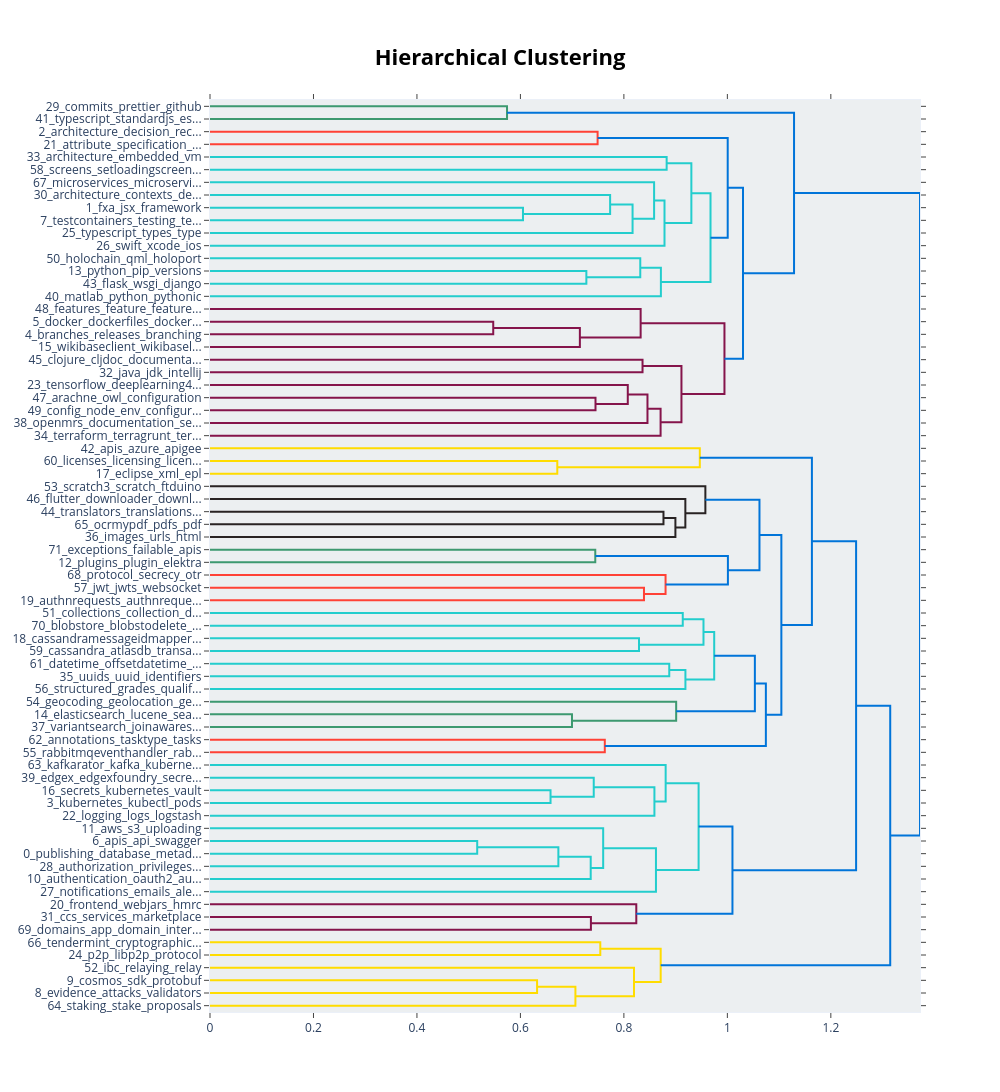

The notebook cell this image was saved under:
### Code cell
topic_model.visualize_hierarchy(custom_labels=False) # Topic hierarchy to check for spurious topics (i.e., irrelevant contents)

### Figure 1 — Plotly figure (JSON) as saved in the notebook; plotly's stock layout.template omitted (floating-point values rounded to 4 significant figures)
{"data": [{"hoverinfo": "text", "marker": {"color": "rgb(61,153,112)"}, "mode": "lines", "type": "scatter", "x": [0.0, 0.5741, 0.5741, 0.0], "xaxis": "x", "y": [-5.0, -5.0, -15.0, -15.0], "yaxis": "y"}, {"hoverinfo": "text", "marker": {"color": "rgb(255,65,54)"}, "mode": "lines", "type": "scatter", "x": [0.0, 0.7492, 0.7492, 0.0], "xaxis": "x", "y": [-25.0, -25.0, -35.0, -35.0], "yaxis": "y"}, {"hoverinfo": "text", "marker": {"color": "rgb(35,205,205)"}, "mode": "lines", "type": "scatter", "x": [0.0, 0.8826, 0.8826, 0.0], "xaxis": "x", "y": [-45.0, -45.0, -55.0, -55.0], "yaxis": "y"}, {"hoverinfo": "text", "marker": {"color": "rgb(35,205,205)"}, "mode": "lines", "type": "scatter", "x": [0.0, 0.605, 0.605, 0.0], "xaxis": "x", "y": [-85.0, -85.0, -95.0, -95.0], "yaxis": "y"}, {"hoverinfo": "text", "marker": {"color": "rgb(35,205,205)"}, "mode": "lines", "type": "scatter", "x": [0.0, 0.7734, 0.7734, 0.605], "xaxis": "x", "y": [-75.0, -75.0, -90.0, -90.0], "yaxis": "y"}, {"hoverinfo": "text", "marker": {"color": "rgb(35,205,205)"}, "mode": "lines", "type": "scatter", "x": [0.7734, 0.8168, 0.8168, 0.0], "xaxis": "x", "y": [-82.5, -82.5, -105.0, -105.0], "yaxis": "y"}, {"hoverinfo": "text", "marker": {"color": "rgb(35,205,205)"}, "mode": "lines", "type": "scatter", "x": [0.0, 0.8584, 0.8584, 0.8168], "xaxis": "x", "y": [-65.0, -65.0, -93.75, -93.75], "yaxis": "y"}, {"hoverinfo": "text", "marker": {"color": "rgb(35,205,205)"}, "mode": "lines", "type": "scatter", "x": [0.8584, 0.8785, 0.8785, 0.0], "xaxis": "x", "y": [-79.38, -79.38, -115.0, -115.0], "yaxis": "y"}, {"hoverinfo": "text", "marker": {"color": "rgb(35,205,205)"}, "mode": "lines", "type": "scatter", "x": [0.8826, 0.9304, 0.9304, 0.8785], "xaxis": "x", "y": [-50.0, -50.0, -97.19, -97.19], "yaxis": "y"}, {"hoverinfo": "text", "marker": {"color": "rgb(35,205,205)"}, "mode": "lines", "type": "scatter", "x": [0.0, 0.7275, 0.7275, 0.0], "xaxis": "x", "y": [-135.0, -135.0, -145.0, -145.0], "yaxis": "y"}, {"hoverinfo": "text", "marker": {"color": "rgb(35,205,205)"}, "mode": "lines", "type": "scatter", "x": [0.0, 0.8316, 0.8316, 0.7275], "xaxis": "x", "y": [-125.0, -125.0, -140.0, -140.0], "yaxis": "y"}, {"hoverinfo": "text", "marker": {"color": "rgb(35,205,205)"}, "mode": "lines", "type": "scatter", "x": [0.8316, 0.8715, 0.8715, 0.0], "xaxis": "x", "y": [-132.5, -132.5, -155.0, -155.0], "yaxis": "y"}, {"hoverinfo": "text", "marker": {"color": "rgb(35,205,205)"}, "mode": "lines", "type": "scatter", "x": [0.9304, 0.9674, 0.9674, 0.8715], "xaxis": "x", "y": [-73.59, -73.59, -143.8, -143.8], "yaxis": "y"}, {"hoverinfo": "text", "marker": {"color": "rgb(0,116,217)"}, "mode": "lines", "type": "scatter", "x": [0.7492, 1.001, 1.001, 0.9674], "xaxis": "x", "y": [-30.0, -30.0, -108.7, -108.7], "yaxis": "y"}, {"hoverinfo": "text", "marker": {"color": "rgb(133,20,75)"}, "mode": "lines", "type": "scatter", "x": [0.0, 0.5475, 0.5475, 0.0], "xaxis": "x", "y": [-175.0, -175.0, -185.0, -185.0], "yaxis": "y"}, {"hoverinfo": "text", "marker": {"color": "rgb(133,20,75)"}, "mode": "lines", "type": "scatter", "x": [0.5475, 0.7149, 0.7149, 0.0], "xaxis": "x", "y": [-180.0, -180.0, -195.0, -195.0], "yaxis": "y"}, {"hoverinfo": "text", "marker": {"color": "rgb(133,20,75)"}, "mode": "lines", "type": "scatter", "x": [0.0, 0.8324, 0.8324, 0.7149], "xaxis": "x", "y": [-165.0, -165.0, -187.5, -187.5], "yaxis": "y"}, {"hoverinfo": "text", "marker": {"color": "rgb(133,20,75)"}, "mode": "lines", "type": "scatter", "x": [0.0, 0.836, 0.836, 0.0], "xaxis": "x", "y": [-205.0, -205.0, -215.0, -215.0], "yaxis": "y"}, {"hoverinfo": "text", "marker": {"color": "rgb(133,20,75)"}, "mode": "lines", "type": "scatter", "x": [0.0, 0.7451, 0.7451, 0.0], "xaxis": "x", "y": [-235.0, -235.0, -245.0, -245.0], "yaxis": "y"}, {"hoverinfo": "text", "marker": {"color": "rgb(133,20,75)"}, "mode": "lines", "type": "scatter", "x": [0.0, 0.8075, 0.8075, 0.7451], "xaxis": "x", "y": [-225.0, -225.0, -240.0, -240.0], "yaxis": "y"}, {"hoverinfo": "text", "marker": {"color": "rgb(133,20,75)"}, "mode": "lines", "type": "scatter", "x": [0.8075, 0.8456, 0.8456, 0.0], "xaxis": "x", "y": [-232.5, -232.5, -255.0, -255.0], "yaxis": "y"}, {"hoverinfo": "text", "marker": {"color": "rgb(133,20,75)"}, "mode": "lines", "type": "scatter", "x": [0.8456, 0.8709, 0.8709, 0.0], "xaxis": "x", "y": [-243.8, -243.8, -265.0, -265.0], "yaxis": "y"}, {"hoverinfo": "text", "marker": {"color": "rgb(133,20,75)"}, "mode": "lines", "type": "scatter", "x": [0.836, 0.9112, 0.9112, 0.8709], "xaxis": "x", "y": [-210.0, -210.0, -254.4, -254.4], "yaxis": "y"}, {"hoverinfo": "text", "marker": {"color": "rgb(133,20,75)"}, "mode": "lines", "type": "scatter", "x": [0.8324, 0.9944, 0.9944, 0.9112], "xaxis": "x", "y": [-176.2, -176.2, -232.2, -232.2], "yaxis": "y"}, {"hoverinfo": "text", "marker": {"color": "rgb(0,116,217)"}, "mode": "lines", "type": "scatter", "x": [1.001, 1.03, 1.03, 0.9944], "xaxis": "x", "y": [-69.34, -69.34, -204.2, -204.2], "yaxis": "y"}, {"hoverinfo": "text", "marker": {"color": "rgb(0,116,217)"}, "mode": "lines", "type": "scatter", "x": [0.5741, 1.129, 1.129, 1.03], "xaxis": "x", "y": [-10.0, -10.0, -136.8, -136.8], "yaxis": "y"}, {"hoverinfo": "text", "marker": {"color": "rgb(255,220,0)"}, "mode": "lines", "type": "scatter", "x": [0.0, 0.6713, 0.6713, 0.0], "xaxis": "x", "y": [-285.0, -285.0, -295.0, -295.0], "yaxis": "y"}, {"hoverinfo": "text", "marker": {"color": "rgb(255,220,0)"}, "mode": "lines", "type": "scatter", "x": [0.0, 0.9467, 0.9467, 0.6713], "xaxis": "x", "y": [-275.0, -275.0, -290.0, -290.0], "yaxis": "y"}, {"hoverinfo": "text", "marker": {"color": "rgb(40,35,35)"}, "mode": "lines", "type": "scatter", "x": [0.0, 0.8765, 0.8765, 0.0], "xaxis": "x", "y": [-325.0, -325.0, -335.0, -335.0], "yaxis": "y"}, {"hoverinfo": "text", "marker": {"color": "rgb(40,35,35)"}, "mode": "lines", "type": "scatter", "x": [0.8765, 0.8996, 0.8996, 0.0], "xaxis": "x", "y": [-330.0, -330.0, -345.0, -345.0], "yaxis": "y"}, {"hoverinfo": "text", "marker": {"color": "rgb(40,35,35)"}, "mode": "lines", "type": "scatter", "x": [0.0, 0.9188, 0.9188, 0.8996], "xaxis": "x", "y": [-315.0, -315.0, -337.5, -337.5], "yaxis": "y"}, {"hoverinfo": "text", "marker": {"color": "rgb(40,35,35)"}, "mode": "lines", "type": "scatter", "x": [0.0, 0.9575, 0.9575, 0.9188], "xaxis": "x", "y": [-305.0, -305.0, -326.2, -326.2], "yaxis": "y"}, {"hoverinfo": "text", "marker": {"color": "rgb(61,153,112)"}, "mode": "lines", "type": "scatter", "x": [0.0, 0.7447, 0.7447, 0.0], "xaxis": "x", "y": [-355.0, -355.0, -365.0, -365.0], "yaxis": "y"}, {"hoverinfo": "text", "marker": {"color": "rgb(255,65,54)"}, "mode": "lines", "type": "scatter", "x": [0.0, 0.8388, 0.8388, 0.0], "xaxis": "x", "y": [-385.0, -385.0, -395.0, -395.0], "yaxis": "y"}, {"hoverinfo": "text", "marker": {"color": "rgb(255,65,54)"}, "mode": "lines", "type": "scatter", "x": [0.0, 0.8805, 0.8805, 0.8388], "xaxis": "x", "y": [-375.0, -375.0, -390.0, -390.0], "yaxis": "y"}, {"hoverinfo": "text", "marker": {"color": "rgb(0,116,217)"}, "mode": "lines", "type": "scatter", "x": [0.7447, 1.001, 1.001, 0.8805], "xaxis": "x", "y": [-360.0, -360.0, -382.5, -382.5], "yaxis": "y"}, {"hoverinfo": "text", "marker": {"color": "rgb(0,116,217)"}, "mode": "lines", "type": "scatter", "x": [0.9575, 1.062, 1.062, 1.001], "xaxis": "x", "y": [-315.6, -315.6, -371.2, -371.2], "yaxis": "y"}, {"hoverinfo": "text", "marker": {"color": "rgb(35,205,205)"}, "mode": "lines", "type": "scatter", "x": [0.0, 0.9138, 0.9138, 0.0], "xaxis": "x", "y": [-405.0, -405.0, -415.0, -415.0], "yaxis": "y"}, {"hoverinfo": "text", "marker": {"color": "rgb(35,205,205)"}, "mode": "lines", "type": "scatter", "x": [0.0, 0.8292, 0.8292, 0.0], "xaxis": "x", "y": [-425.0, -425.0, -435.0, -435.0], "yaxis": "y"}, {"hoverinfo": "text", "marker": {"color": "rgb(35,205,205)"}, "mode": "lines", "type": "scatter", "x": [0.9138, 0.9538, 0.9538, 0.8292], "xaxis": "x", "y": [-410.0, -410.0, -430.0, -430.0], "yaxis": "y"}, {"hoverinfo": "text", "marker": {"color": "rgb(35,205,205)"}, "mode": "lines", "type": "scatter", "x": [0.0, 0.8877, 0.8877, 0.0], "xaxis": "x", "y": [-445.0, -445.0, -455.0, -455.0], "yaxis": "y"}, {"hoverinfo": "text", "marker": {"color": "rgb(35,205,205)"}, "mode": "lines", "type": "scatter", "x": [0.8877, 0.9189, 0.9189, 0.0], "xaxis": "x", "y": [-450.0, -450.0, -465.0, -465.0], "yaxis": "y"}, {"hoverinfo": "text", "marker": {"color": "rgb(35,205,205)"}, "mode": "lines", "type": "scatter", "x": [0.9538, 0.9746, 0.9746, 0.9189], "xaxis": "x", "y": [-420.0, -420.0, -457.5, -457.5], "yaxis": "y"}, {"hoverinfo": "text", "marker": {"color": "rgb(61,153,112)"}, "mode": "lines", "type": "scatter", "x": [0.0, 0.6997, 0.6997, 0.0], "xaxis": "x", "y": [-485.0, -485.0, -495.0, -495.0], "yaxis": "y"}, {"hoverinfo": "text", "marker": {"color": "rgb(61,153,112)"}, "mode": "lines", "type": "scatter", "x": [0.0, 0.901, 0.901, 0.6997], "xaxis": "x", "y": [-475.0, -475.0, -490.0, -490.0], "yaxis": "y"}, {"hoverinfo": "text", "marker": {"color": "rgb(0,116,217)"}, "mode": "lines", "type": "scatter", "x": [0.9746, 1.053, 1.053, 0.901], "xaxis": "x", "y": [-438.8, -438.8, -482.5, -482.5], "yaxis": "y"}, {"hoverinfo": "text", "marker": {"color": "rgb(255,65,54)"}, "mode": "lines", "type": "scatter", "x": [0.0, 0.7631, 0.7631, 0.0], "xaxis": "x", "y": [-505.0, -505.0, -515.0, -515.0], "yaxis": "y"}, {"hoverinfo": "text", "marker": {"color": "rgb(0,116,217)"}, "mode": "lines", "type": "scatter", "x": [1.053, 1.074, 1.074, 0.7631], "xaxis": "x", "y": [-460.6, -460.6, -510.0, -510.0], "yaxis": "y"}, {"hoverinfo": "text", "marker": {"color": "rgb(0,116,217)"}, "mode": "lines", "type": "scatter", "x": [1.062, 1.104, 1.104, 1.074], "xaxis": "x", "y": [-343.4, -343.4, -485.3, -485.3], "yaxis": "y"}, {"hoverinfo": "text", "marker": {"color": "rgb(0,116,217)"}, "mode": "lines", "type": "scatter", "x": [0.9467, 1.163, 1.163, 1.104], "xaxis": "x", "y": [-282.5, -282.5, -414.4, -414.4], "yaxis": "y"}, {"hoverinfo": "text", "marker": {"color": "rgb(35,205,205)"}, "mode": "lines", "type": "scatter", "x": [0.0, 0.6582, 0.6582, 0.0], "xaxis": "x", "y": [-545.0, -545.0, -555.0, -555.0], "yaxis": "y"}, {"hoverinfo": "text", "marker": {"color": "rgb(35,205,205)"}, "mode": "lines", "type": "scatter", "x": [0.0, 0.7417, 0.7417, 0.6582], "xaxis": "x", "y": [-535.0, -535.0, -550.0, -550.0], "yaxis": "y"}, {"hoverinfo": "text", "marker": {"color": "rgb(35,205,205)"}, "mode": "lines", "type": "scatter", "x": [0.7417, 0.859, 0.859, 0.0], "xaxis": "x", "y": [-542.5, -542.5, -565.0, -565.0], "yaxis": "y"}, {"hoverinfo": "text", "marker": {"color": "rgb(35,205,205)"}, "mode": "lines", "type": "scatter", "x": [0.0, 0.8807, 0.8807, 0.859], "xaxis": "x", "y": [-525.0, -525.0, -553.8, -553.8], "yaxis": "y"}, {"hoverinfo": "text", "marker": {"color": "rgb(35,205,205)"}, "mode": "lines", "type": "scatter", "x": [0.0, 0.5165, 0.5165, 0.0], "xaxis": "x", "y": [-585.0, -585.0, -595.0, -595.0], "yaxis": "y"}, {"hoverinfo": "text", "marker": {"color": "rgb(35,205,205)"}, "mode": "lines", "type": "scatter", "x": [0.5165, 0.6734, 0.6734, 0.0], "xaxis": "x", "y": [-590.0, -590.0, -605.0, -605.0], "yaxis": "y"}, {"hoverinfo": "text", "marker": {"color": "rgb(35,205,205)"}, "mode": "lines", "type": "scatter", "x": [0.6734, 0.7359, 0.7359, 0.0], "xaxis": "x", "y": [-597.5, -597.5, -615.0, -615.0], "yaxis": "y"}, {"hoverinfo": "text", "marker": {"color": "rgb(35,205,205)"}, "mode": "lines", "type": "scatter", "x": [0.0, 0.76, 0.76, 0.7359], "xaxis": "x", "y": [-575.0, -575.0, -606.2, -606.2], "yaxis": "y"}, {"hoverinfo": "text", "marker": {"color": "rgb(35,205,205)"}, "mode": "lines", "type": "scatter", "x": [0.76, 0.862, 0.862, 0.0], "xaxis": "x", "y": [-590.6, -590.6, -625.0, -625.0], "yaxis": "y"}, {"hoverinfo": "text", "marker": {"color": "rgb(35,205,205)"}, "mode": "lines", "type": "scatter", "x": [0.8807, 0.9444, 0.9444, 0.862], "xaxis": "x", "y": [-539.4, -539.4, -607.8, -607.8], "yaxis": "y"}, {"hoverinfo": "text", "marker": {"color": "rgb(133,20,75)"}, "mode": "lines", "type": "scatter", "x": [0.0, 0.7362, 0.7362, 0.0], "xaxis": "x", "y": [-645.0, -645.0, -655.0, -655.0], "yaxis": "y"}, {"hoverinfo": "text", "marker": {"color": "rgb(133,20,75)"}, "mode": "lines", "type": "scatter", "x": [0.0, 0.824, 0.824, 0.7362], "xaxis": "x", "y": [-635.0, -635.0, -650.0, -650.0], "yaxis": "y"}, {"hoverinfo": "text", "marker": {"color": "rgb(0,116,217)"}, "mode": "lines", "type": "scatter", "x": [0.9444, 1.01, 1.01, 0.824], "xaxis": "x", "y": [-573.6, -573.6, -642.5, -642.5], "yaxis": "y"}, {"hoverinfo": "text", "marker": {"color": "rgb(0,116,217)"}, "mode": "lines", "type": "scatter", "x": [1.163, 1.249, 1.249, 1.01], "xaxis": "x", "y": [-348.4, -348.4, -608.0, -608.0], "yaxis": "y"}, {"hoverinfo": "text", "marker": {"color": "rgb(255,220,0)"}, "mode": "lines", "type": "scatter", "x": [0.0, 0.7544, 0.7544, 0.0], "xaxis": "x", "y": [-665.0, -665.0, -675.0, -675.0], "yaxis": "y"}, {"hoverinfo": "text", "marker": {"color": "rgb(255,220,0)"}, "mode": "lines", "type": "scatter", "x": [0.0, 0.6322, 0.6322, 0.0], "xaxis": "x", "y": [-695.0, -695.0, -705.0, -705.0], "yaxis": "y"}, {"hoverinfo": "text", "marker": {"color": "rgb(255,220,0)"}, "mode": "lines", "type": "scatter", "x": [0.6322, 0.7063, 0.7063, 0.0], "xaxis": "x", "y": [-700.0, -700.0, -715.0, -715.0], "yaxis": "y"}, {"hoverinfo": "text", "marker": {"color": "rgb(255,220,0)"}, "mode": "lines", "type": "scatter", "x": [0.0, 0.8195, 0.8195, 0.7063], "xaxis": "x", "y": [-685.0, -685.0, -707.5, -707.5], "yaxis": "y"}, {"hoverinfo": "text", "marker": {"color": "rgb(255,220,0)"}, "mode": "lines", "type": "scatter", "x": [0.7544, 0.8711, 0.8711, 0.8195], "xaxis": "x", "y": [-670.0, -670.0, -696.2, -696.2], "yaxis": "y"}, {"hoverinfo": "text", "marker": {"color": "rgb(0,116,217)"}, "mode": "lines", "type": "scatter", "x": [1.249, 1.315, 1.315, 0.8711], "xaxis": "x", "y": [-478.2, -478.2, -683.1, -683.1], "yaxis": "y"}, {"hoverinfo": "text", "marker": {"color": "rgb(0,116,217)"}, "mode": "lines", "type": "scatter", "x": [1.129, 1.372, 1.372, 1.315], "xaxis": "x", "y": [-73.39, -73.39, -580.7, -580.7], "yaxis": "y"}], "layout": {"autosize": false, "height": 1280, "hoverlabel": {"bgcolor": "white", "font": {"family": "Rockwell", "size": 16}}, "hovermode": "closest", "plot_bgcolor": "#ECEFF1", "showlegend": false, "title": {"font": {"color": "Black", "size": 22}, "text": "<b>Hierarchical Clustering</b>", "x": 0.5, "xanchor": "center", "yanchor": "top"}, "width": 1000, "xaxis": {"mirror": "allticks", "rangemode": "tozero", "showgrid": false, "showline": true, "showticklabels": true, "ticks": "outside", "type": "linear", "zeroline": false}, "yaxis": {"mirror": "allticks", "range": [-720, 0], "rangemode": "tozero", "showgrid": false, "showline": true, "showticklabels": true, "tickmode": "array", "ticks": "outside", "ticktext": ["29_commits_prettier_github", "41_typescript_standardjs_es...", "2_architecture_decision_rec...", "21_attribute_specification_...", "33_architecture_embedded_vm", "58_screens_setloadingscreen...", "67_microservices_microservi...", "30_architecture_contexts_de...", "1_fxa_jsx_framework", "7_testcontainers_testing_te...", "25_typescript_types_type", "26_swift_xcode_ios", "50_holochain_qml_holoport", "13_python_pip_versions", "43_flask_wsgi_django", "40_matlab_python_pythonic", "48_features_feature_feature...", "5_docker_dockerfiles_docker...", "4_branches_releases_branching", "15_wikibaseclient_wikibasel...", "45_clojure_cljdoc_documenta...", "32_java_jdk_intellij", "23_tensorflow_deeplearning4...", "47_arachne_owl_configuration", "49_config_node_env_configur...", "38_openmrs_documentation_se...", "34_terraform_terragrunt_ter...", "42_apis_azure_apigee", "60_licenses_licensing_licen...", "17_eclipse_xml_epl", "53_scratch3_scratch_ftduino", "46_flutter_downloader_downl...", "44_translators_translations...", "65_ocrmypdf_pdfs_pdf", "36_images_urls_html", "71_exceptions_failable_apis", "12_plugins_plugin_elektra", "68_protocol_secrecy_otr", "57_jwt_jwts_websocket", "19_authnrequests_authnreque...", "51_collections_collection_d...", "70_blobstore_blobstodelete_...", "18_cassandramessageidmapper...", "59_cassandra_atlasdb_transa...", "61_datetime_offsetdatetime_...", "35_uuids_uuid_identifiers", "56_structured_grades_qualif...", "54_geocoding_geolocation_ge...", "14_elasticsearch_lucene_sea...", "37_variantsearch_joinawares...", "62_annotations_tasktype_tasks", "55_rabbitmqeventhandler_rab...", "63_kafkarator_kafka_kuberne...", "39_edgex_edgexfoundry_secre...", "16_secrets_kubernetes_vault", "3_kubernetes_kubectl_pods", "22_logging_logs_logstash", "11_aws_s3_uploading", "6_apis_api_swagger", "0_publishing_database_metad...", "28_authorization_privileges...", "10_authentication_oauth2_au...", "27_notifications_emails_ale...", "20_frontend_webjars_hmrc", "31_ccs_services_marketplace", "69_domains_app_domain_inter...", "66_tendermint_cryptographic...", "24_p2p_libp2p_protocol", "52_ibc_relaying_relay", "9_cosmos_sdk_protobuf", "8_evidence_attacks_validators", "64_staking_stake_proposals"], "tickvals": [-5, -15, -25, -35, -45, -55, -65, -75, -85, -95, -105, -115, -125, -135, -145, -155, -165, -175, -185, -195, -205, -215, -225, -235, -245, -255, -265, -275, -285, -295, -305, -315, -325, -335, -345, -355, -365, -375, -385, -395, -405, -415, -425, -435, -445, -455, -465, -475, -485, -495, -505, -515, -525, -535, -545, -555, -565, -575, -585, -595, -605, -615, -625, -635, -645, -655, -665, -675, -685, -695, -705, -715], "type": "linear", "zeroline": false}}}
